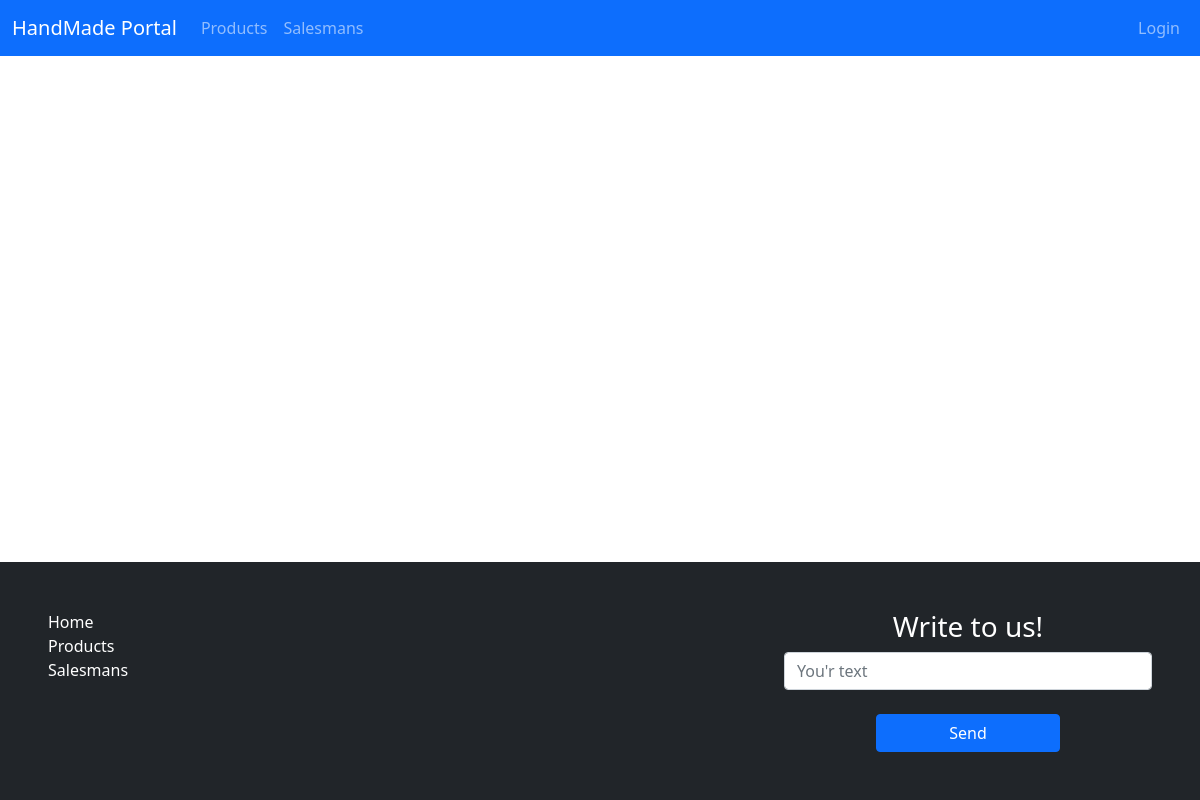
Before: /products/ with the older database file.
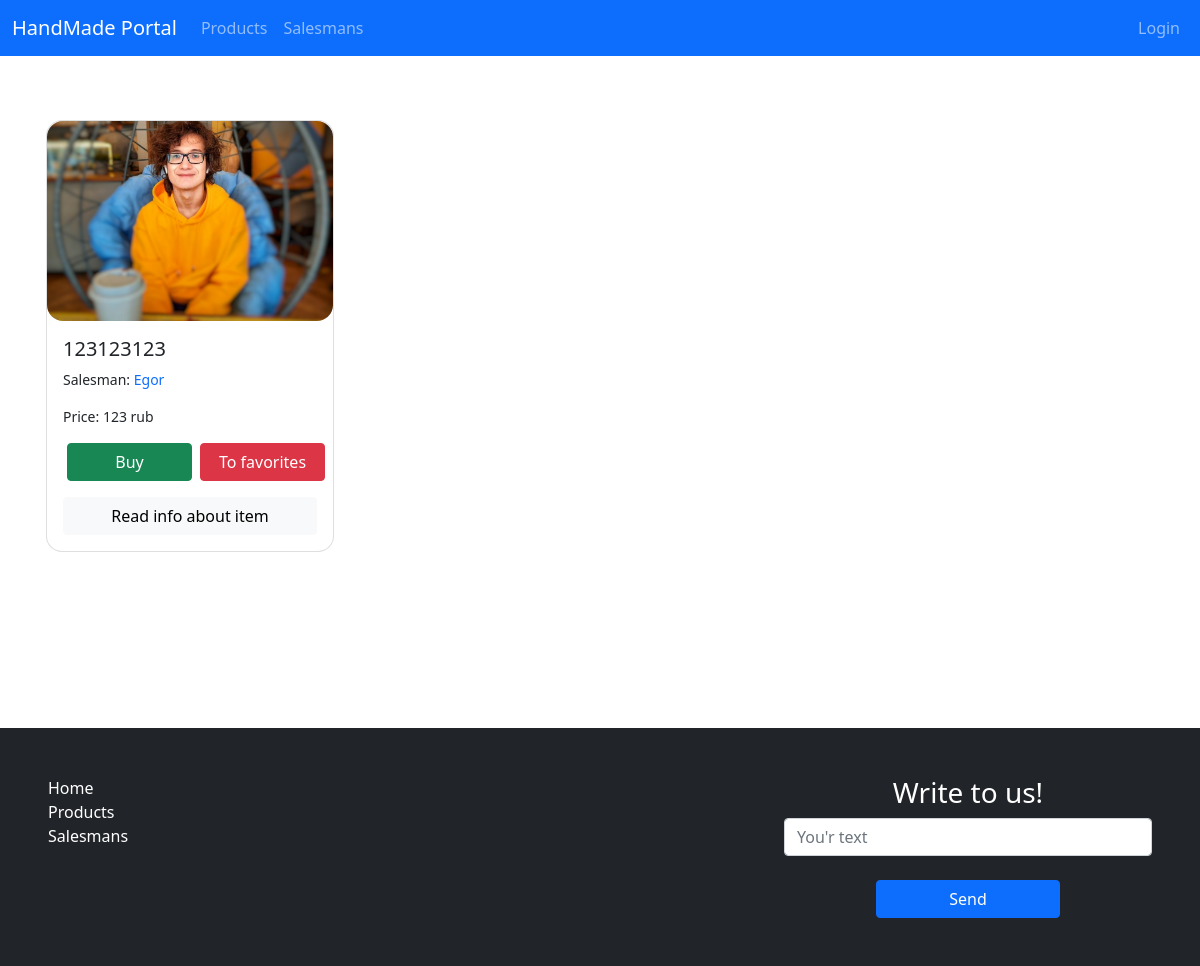
After: the same page with the newer database file.
### products/models.py (models this page shows, shortened)
class Product(models.Model):
	salesman = models.ForeignKey(Profile, verbose_name="Salesman", on_delete=models.CASCADE)
	title = models.CharField("Item name", max_length=255)
	image = models.ImageField("Image", blank=True, default="media/IMG_20220129_201111_236-01-01.jpeg")
	describe = models.CharField("Short describe", max_length=255)
	price = models.PositiveIntegerField("Price", default=0)
	is_publish = models.BooleanField("Show in shop", default=True)
	class Meta:
		verbose_name = "Product"
		verbose_name_plural = "Products"

### users/models.py (models this page shows)
class Profile(models.Model):
    user = models.OneToOneField(User, verbose_name='User', on_delete=models.CASCADE)
    user_image = models.ImageField("User avatar", blank=True)
    name = models.CharField(max_length=255, verbose_name='Name')
    status = models.CharField(max_length=255, verbose_name="Status", default="", blank=True)
    raiting = models.PositiveIntegerField(verbose_name="Rainting", default=0)
    is_salesman = models.BooleanField(default=False, verbose_name='Is Salesman')
    verification = models.BooleanField(default=False, verbose_name='Verification')
    shop_background = models.CharField(max_length=255, verbose_name="Shop background", default="#FFFFFF")
    def __str__(self):
        return self.name
    class Meta:
        verbose_name = 'Profile'
        verbose_name_plural = 'Profiles'

### main/views.py (the view)
# urls.py: path('products/', all_products, name='all_products'),
def all_products(request):
    products = Product.objects.all()
    data = {
        'products': products
    }
    return render(request, 'products/products.html', data)

### products/templates/products/products.html (shortened to what this page needs)
{% extends 'main/base.html' %}
{% block content %}
<div class="row">
{% for i in products %}
	{% if i.is_publish %}
	<div class="card m-3" style="width: 18rem;">
		<img src="{{ i.image.url }}" alt="" class="card-img-top">
		<div class="card-body">
			<h5 class="card-title">{{ i.title|truncatechars:25 }}</h5>
			<p class="card-text">Salesman: <a href="{% url 'profile' i.salesman.pk %}">{{ i.salesman }}</a></p>
			<p class="card-text">Price: {{ i.price }} rub</p>
			<div class="card-btns">
				<div class="d-flex">
					<a href="" class="btn btn-success w-50 mx-1">Buy</a>
					<a href="" class="btn btn-danger w-50 mx-1">To favorites</a>
				</div>
				<a href="#" class="btn btn-light w-100 mt-3">Read info about item</a>
			</div>
		</div>
	</div>
	{% endif %}
{% endfor %}
</div>
{% endblock %}

Changed rows visible on the page:
added Product: image (picture), title "123123123", salesman "Egor", price "123"
